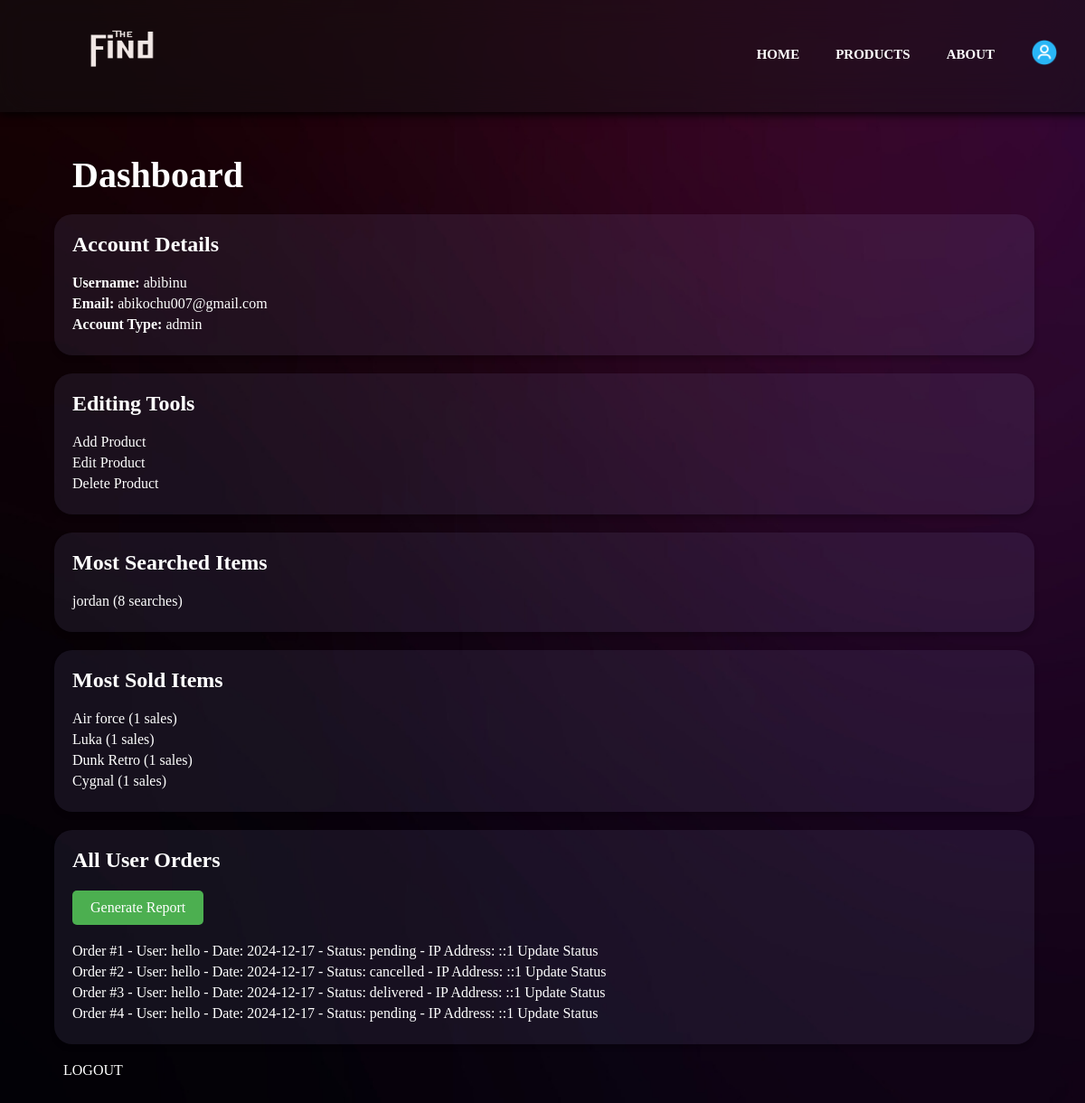
Screenshot of /dashboard.php (signed in) with the database file from the repository.
### tables this page shows
CREATE TABLE `users` (
  `user_id` varchar(50) NOT NULL,
  `username` varchar(100) NOT NULL,
  `email` varchar(100) NOT NULL,
  `password` varchar(100) NOT NULL,
  `account_type` varchar(100) NOT NULL
);

CREATE TABLE `product_details` (
  `shoe_id` int(5) NOT NULL,
  `name` varchar(20) NOT NULL,
  `brand` varchar(20) NOT NULL,
  `description` text NOT NULL,
  `price` decimal(10,0) NOT NULL,
  `image` varchar(100) NOT NULL,
  `category` varchar(20) NOT NULL,
  `stock_quantity` int(10) NOT NULL,
  `delete_flag` int(11) NOT NULL DEFAULT 0,
  `offer` int(11) NOT NULL DEFAULT 0
);

CREATE TABLE `orders` (
  `order_id` int(5) NOT NULL,
  `user_id` varchar(50) DEFAULT NULL,
  `order_date` date DEFAULT NULL,
  `product_id` varchar(50) DEFAULT NULL,
  `address` varchar(100) DEFAULT NULL,
  `city` varchar(50) DEFAULT NULL,
  `state` varchar(50) DEFAULT NULL,
  `pincode` int(50) DEFAULT NULL,
  `mobile` int(50) DEFAULT NULL,
  `order_status` varchar(50) DEFAULT NULL,
  `ip` varchar(50) DEFAULT NULL
);

### dashboard.php (the view, shortened to what this page needs)
<?php
$db_host = 'localhost';
$db_username = 'root';
$db_password = '';
$db_name = 'miniproject';
$conn = new mysqli($db_host, $db_username, $db_password, $db_name);
$sql = "SELECT * FROM users WHERE username = ?";
$stmt = $conn->prepare($sql);
$stmt->bind_param("s", $_SESSION['username']);
$stmt->execute();
$result = $stmt->get_result();
$row = $result->fetch_assoc();
$sql = "SELECT * FROM orders WHERE user_id = ?";
$stmt = $conn->prepare($sql);
$stmt->bind_param("i", $row['user_id']);
$stmt->execute();
$order_result = $stmt->get_result();
$sql = "SELECT * FROM wishlist WHERE user_id = ?";
$stmt = $conn->prepare($sql);
$stmt->bind_param("i", $row['user_id']);
$stmt->execute();
$wishlist_result = $stmt->get_result();
?>
<!DOCTYPE html>
<html>
<head>
    <link rel="stylesheet" type="text/css" href="dashboardstyle.css">
</head>
<body>
    <section id="header">
        <a href="#"> <img id="headlogo" src="image/logo.png" type="image/png"> </a>
        <ul id="navbar">
            <li><a href="home.php">HOME</a></li>
            <li><a href="products.php">PRODUCTS</a></li>
            <li><a href="about.php">ABOUT</a></li>
            <li><a href="dashboard.php"> <img id="acclogo" src="image/account.png" type="image/png"> </a></li>
        </ul>
    </section>
    <section id="hero">
        <h1 style="font-size: 70px; color: transparent;">dydyd</h1>
    </section>
    <section id="dashboard">
        <h1 style="margin-left:60px; margin-bottom: 20px; color: #fff; font-size: 40px;">Dashboard</h1>
        <div class="dashboard-container">
            <div class="account-info">
                <h2 style="margin-bottom: 20px;">Account Details</h2>
                <ul>
                    <li><strong>Username:</strong> <?php echo $row['username']; ?></li>
                    <li><strong>Email:</strong> <?php echo $row['email']; ?></li>
                    <li><strong>Account Type:</strong> <?php echo $row['account_type']; ?></li>
                </ul>
            </div>
            <?php if ($row['account_type'] === 'user'): ?>
    <div class="order-history">
        <h2 style="margin-bottom: 20px;">Order History</h2>
        <ul>
            <?php
            if ($order_result->num_rows > 0) {
                $sql = "SELECT o.order_id, o.order_date, o.order_status, p.name AS shoe_name, p.shoe_id
                        FROM orders o
                        JOIN product_details p ON o.product_id = p.shoe_id
                        WHERE o.user_id = ?";
                $stmt = $conn->prepare($sql);
                $stmt->bind_param("i", $row['user_id']);
                $stmt->execute();
                $order_result = $stmt->get_result();
                while ($order_row = $order_result->fetch_assoc()) {
                    echo "<li>Order #" . $order_row['order_id'] . " - Shoe: <a href='productdetails.php?id=" . $order_row['shoe_id'] . "'>" . $order_row['shoe_name'] . "</a> - Date: " . $order_row['order_date'] . " - Status: " . $order_row['order_status'] . "</li>";
                }
            } else {
                echo "<li>No orders yet</li>";
            }
            ?>
        </ul>
    </div>
    <div class="wishlist">
        <h2 style="margin-bottom: 20px;">Wishlist</h2>
        <ul>
            <?php
            if ($wishlist_result->num_rows > 0) {
                while ($wishlist_row = $wishlist_result->fetch_assoc()) {
                    echo "<li>" . $wishlist_row['product_name'] . " <a style='color: green;' href='productdetails.php?id=" . $wishlist_row['shoe_id'] . "'>View</a> ";
                    echo "<a style='color: red;' href='remove_from_wishlist.php?item_id=" . $wishlist_row['shoe_id'] . "' onclick='return confirm(\"Are you sure you want to remove this item from your wishlist?\");'>Remove</a></li>";
                }
            } else {
                echo "<li>No items yet</li>";
            }
            ?>
        </ul>
    </div>
                <a class='logout' href="logout.php">LOGOUT</a>
            <?php elseif ($row['account_type'] === 'admin'): ?>
                <div class="editing-tools">
                    <h2 style="margin-bottom: 20px">Editing Tools</h2>
                    <ul>
                        <li><a href="insert.php">Add Product</a></li>
                        <li><a href="products.php">Edit Product</a></li>
                        <li><a href="products.php">Delete Product</a></li>
                    </ul>
                </div>
                <div class="most-searched">
                    <h2 style="margin-bottom: 20px;">Most Searched Items</h2>
                    <ul>
                        <?php
                        $sql = "SELECT word, COUNT(*) as count FROM mostsearched GROUP BY word HAVING COUNT(*) > 5";
                        $stmt = $conn->prepare($sql);
                        $stmt->execute();
                        $search_result = $stmt->get_result();
                        if ($search_result->num_rows > 0) {
                            while ($search_row = $search_result->fetch_assoc()) {
                                echo "<li>" . $search_row['word'] . " (" . $search_row['count'] . " searches)</li>";
                            }
                        } else {
                            echo "<li>No items yet</li>";
                        }
                        ?>
                    </ul>
                </div>
                <div class="most-sold">
    <h2 style="margin-bottom: 20px;">Most Sold Items</h2>
    <ul>
        <?php
        $sql = "SELECT product_id, COUNT(*) as count FROM orders GROUP BY product_id ORDER BY count DESC LIMIT 5";
        $stmt = $conn->prepare($sql);
        $stmt->execute();
        $sold_result = $stmt->get_result();
        if ($sold_result->num_rows > 0) {
            while ($sold_row = $sold_result->fetch_assoc()) {
                $sql = "SELECT name, shoe_id FROM product_details WHERE shoe_id = ?";
                $stmt = $conn->prepare($sql);
                $stmt->bind_param("i", $sold_row['product_id']);
                $stmt->execute();
                $product_result = $stmt->get_result();
                if ($product_result->num_rows > 0) {
                    $product_row = $product_result->fetch_assoc();
                    $product_name = $product_row['name'];
                    $shoe_id = $product_row['shoe_id'];
                    echo "<li><a href='productdetails.php?id=" . $shoe_id . "'>" . $product_name . "</a> (" . $sold_row['count'] . " sales)</li>";
                } else {
                    echo "<li>No product name found</li>";
                }
            }
        } else {
            echo "<li>No items yet</li>";
        }
        ?>
    </ul>
</div>
                 <div class="order-history">
                    <h2 style="margin-bottom: 20px;">All User Orders</h2>
                    <a href="generate_report.php" class="generate-report-button">Generate Report</a>
                    <ul>
                        <?php
                        $sql = "SELECT o.order_id, o.order_date, o.order_status, u.username, o.ip FROM orders o JOIN users u ON o.user_id = u.user_id";
                        $stmt = $conn->prepare($sql);
                        $stmt->execute();
                        $orders_result = $stmt->get_result();
                        if ($orders_result->num_rows > 0) {
                            while ($order_row = $orders_result->fetch_assoc()) {
                                echo "<li>Order #" . $order_row['order_id'] . " - User: " . $order_row['username'] . " - Date: " . $order_row['order_date'] . " - Status: " . $order_row['order_status'] . " - IP Address: " . $order_row['ip'] . " ";
                                echo "<a href='update_order_status.php?order_id=" . $order_row['order_id'] . "'>Update Status</a></li>";
                            }
                        } else {
                            echo "<li>No orders found</li>";
                        }
                        ?>
                    </ul>
                </div>
                <a class='logout' href="logout.php">LOGOUT</a>
            <?php endif; ?>
        </div>
    </section>
</body>
</html>

### dashboardstyle.css (style rules this page uses)
* { margin: 0px; padding: 0px; font-family: Verdana; }
body { background-image: url("image/bg2.png"); background-size: cover; background-repeat: no-repeat; background-attachment: fixed; }
#headlogo { height: 100px; width: 150px; transform: translate(10px, 0px); }
#header { position: fixed; display: flex; width: 95%; align-items: center; justify-content: space-between; padding: 5px 50px; backdrop-filter: blur(20px); background-color:rgba(18, 18, 20, 0.5) ; box-shadow: 0px 2px 10px rgb(0, 0, 0); z-index: 2; }
#navbar { display: flex; align-items: center; justify-content: center; }
#navbar li { list-style: none; padding: 0 20px; position: relative; }
#navbar li a { text-decoration: none; font-size: 15px; font-weight: 600; color: rgb(255, 255, 255); transition: 0.4s ease; }
#acclogo { height: 30px; width: 30px; }
#hero { padding: 0; font-size: xx-large; margin: 0px; display: flex; flex-direction: column; height: 150px; }
#dashboard { margin-top: 0px; padding: 20px; }
.dashboard-container { display: flex; flex-direction: column; color: white; }
.account-info, .order-history, .wishlist, .editing-tools { background-color: rgba(163, 153, 219, 0.1); padding: 20px; border-radius: 20px; box-shadow: 0 4px 5px rgba(0, 0, 0, 0.2); margin-bottom: 20px; margin-left: 40px; max-width: 90%; }
a { text-decoration: none; color: rgb(255, 255, 255); margin-bottom: 10px; }
ul { list-style-type: none; }
.logout { margin-left: 50px; }
li { margin-bottom: 5px; }
.most-searched { background-color: rgba(163, 153, 219, 0.1); padding: 20px; border-radius: 20px; box-shadow: 0 4px 5px rgba(0, 0, 0, 0.2); margin-bottom: 20px; margin-left: 40px; max-width: 90%; }
.most-sold { background-color: rgba(163, 153, 219, 0.1); padding: 20px; border-radius: 20px; box-shadow: 0 4px 5px rgba(0, 0, 0, 0.2); margin-bottom: 20px; margin-left: 40px; max-width: 90%; }
.generate-report-button { display: inline-block; padding: 10px 20px; margin-bottom: 20px; background-color: #4CAF50; color: white; text-align: center; text-decoration: none; border-radius: 5px; }

### rows the page displays
users: username "abibinu", email "abikochu007@gmail.com", account_type "admin"
product_details: name "Air force"
product_details: name "Luka"
product_details: name "Dunk Retro"
product_details: name "Cygnal"
orders: order_id "1", user.username "hello", order_date "2024-12-17", order_status "pending", ip "::1"
orders: order_id "2", user.username "hello", order_date "2024-12-17", order_status "cancelled", ip "::1"
orders: order_id "3", user.username "hello", order_date "2024-12-17", order_status "delivered", ip "::1"
orders: order_id "4", user.username "hello", order_date "2024-12-17", order_status "pending", ip "::1"

### other values shown
$search_row['word'] "jordan"
$search_row['count'] "8"
$sold_row['count'] "1"
